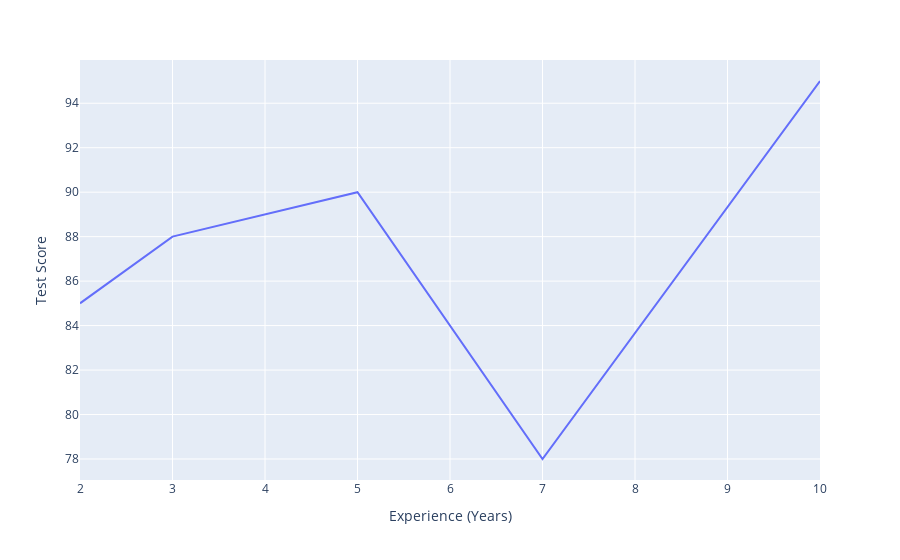

Source (notebook cell):
### Code cell
px.line(data, x = 'Experience (Years)',y = 'Test Score')

### Figure 1 — Plotly figure (JSON) as saved in the notebook; plotly's stock layout.template omitted (floating-point values rounded to 4 significant figures)
{"data": [{"hovertemplate": "Experience (Years)=%{x}<br>Test Score=%{y}<extra></extra>", "legendgroup": "", "line": {"color": "#636efa", "dash": "solid"}, "marker": {"symbol": "circle"}, "mode": "lines", "name": "", "orientation": "v", "showlegend": false, "type": "scatter", "x": [2, 3, 5, 7, 10], "xaxis": "x", "y": [85, 88, 90, 78, 95], "yaxis": "y"}], "layout": {"autosize": true, "legend": {"tracegroupgap": 0}, "margin": {"t": 60}, "xaxis": {"anchor": "y", "autorange": true, "domain": [0, 1], "range": [2, 10], "title": {"text": "Experience (Years)"}, "type": "linear"}, "yaxis": {"anchor": "x", "autorange": true, "domain": [0, 1], "range": [77.06, 95.94], "title": {"text": "Test Score"}, "type": "linear"}}}
